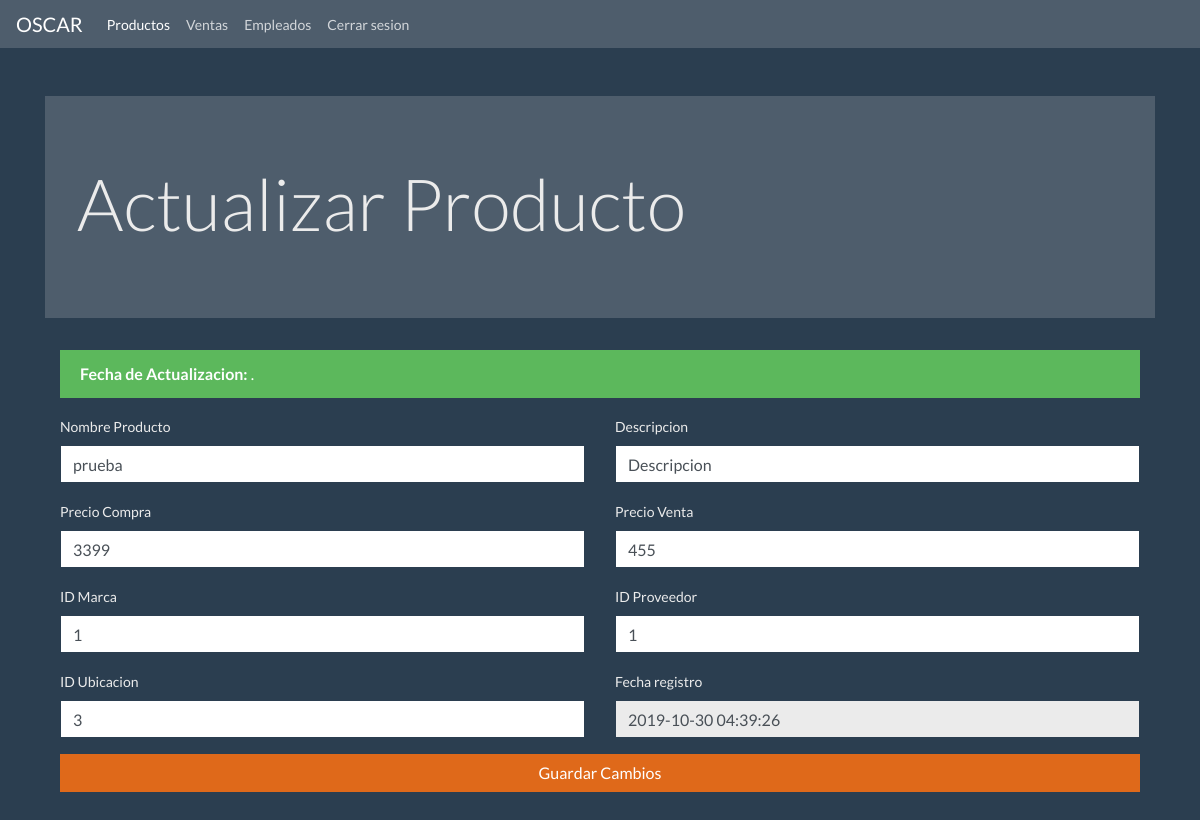
The app's page /PRODUCTO/actualizarProductoVista.php?id=34 with its own data.
### tables this page shows
CREATE TABLE `productos` (
  `id` int(11) NOT NULL,
  `nombre_producto` varchar(50) NOT NULL,
  `descripcion` varchar(50) NOT NULL,
  `precio_compra` int(11) NOT NULL,
  `precio_venta` int(11) NOT NULL,
  `id_marca` int(11) NOT NULL,
  `id_proveedor` int(11) NOT NULL,
  `id_ubicacion` int(11) NOT NULL,
  `created_at` timestamp NULL DEFAULT NULL,
  `updated_at` timestamp NULL DEFAULT NULL
);

### PRODUCTO/actualizarProductoVista.php (the view, shortened to what this page needs)
<?php
include '../CONEXION/conection.php';
$sql = "SELECT * FROM productos WHERE id=".$_GET["id"];
$pro = mysqli_query($conn,$sql);
$resultado = mysqli_fetch_assoc($pro);
?>
<!DOCTYPE html>
<html lang="en">
<head>
    <link rel="stylesheet" href="https://bootswatch.com/4/superhero/bootstrap.min.css" media="screen">
</head>
<body>
    <nav class="navbar navbar-expand-lg navbar-dark bg-dark">
		<a class="navbar-brand" href="#">OSCAR</a>
		<div class="collapse navbar-collapse" id="navbarColor02">
			<ul class="navbar-nav mr-auto">
			<li class="nav-item active">
				<a class="nav-link" href="index.php">Productos <span class="sr-only">(current)</span></a>
			</li>
			<li class="nav-item">
				<a class="nav-link" href="#">Ventas</a>
			</li>
			<li class="nav-item">
				<a class="nav-link" href="#">Empleados</a>
			</li>
			<li class="nav-item">
				<a class="nav-link danger" href="#">Cerrar sesion</a>
			</li>
			</ul>
		</div>
	</nav>
    <div class="container mt-5">
		<div class="row">
			<div class="col-md-12">
			<div class="jumbotron">
				<h1 class="display-3">Actualizar Producto</h1>
			</div>
		</div>
	</div>
    <div class="container mb-5">
        <div class="row">
            <div class="col-md-12">
            <form action="actualizarProductoControlador.php" method="post">
                    <div class="row">
                        <div class="col-md-12">
                            <div class="alert alert-dismissible alert-success">
                                <strong>Fecha de Actualizacion: </strong> <?php echo $resultado["updated_at"]; ?>.
                            </div>
                        </div>
                    </div>
                    <div class="row">
                        <div class="col-md-6">
                            <div class="form-group">
                                <label for="exampleInputEmail1">Nombre Producto</label>
                                <input type="text" class="form-control" id="" name="nomproducto" value="<?php echo $resultado["nombre_producto"]; ?>">
                            </div>
                        </div>
                        <div class="col-md-6">
                            <div class="form-group">
                                <label for="exampleInputPassword1">Descripcion</label>
                                <input type="text" class="form-control" id="" name="descripcion" value="<?php echo $resultado["descripcion"]; ?>">
                            </div>
                        </div>
                    </div>
                    <div class="row">
                        <div class="col-md-6">
                            <div class="form-group">
                                <label for="exampleInputEmail1">Precio Compra</label>
                                <input type="text" class="form-control" id="" name="preciocompra" value="<?php echo $resultado["precio_compra"]; ?>">
                            </div>
                        </div>
                        <div class="col-md-6">
                            <div class="form-group">
                                <label for="exampleInputPassword1">Precio Venta</label>
                                <input type="text" class="form-control" id="" name="precioventa" value="<?php echo $resultado["precio_venta"]; ?>">
                            </div>
                        </div>
                    </div>
                    <div class="row">
                        <div class="col-md-6">
                            <div class="form-group">
                                <label for="exampleInputEmail1">ID Marca</label>
                                <input type="text" class="form-control" id="" name="idmarca" value="<?php echo $resultado["id_marca"]; ?>">
                            </div>
                        </div>
                        <div class="col-md-6">
                            <div class="form-group">
                                <label for="exampleInputPassword1">ID Proveedor</label>
                                <input type="text" class="form-control" id="" name="idproveedor" value="<?php echo $resultado["id_proveedor"]; ?>">
                            </div>
                        </div>
                    </div>
                    <div class="row">
                        <div class="col-md-6">
                            <div class="form-group">
                                <label for="exampleInputEmail1">ID Ubicacion</label>
                                <input type="text" class="form-control" id="" name="idubicacion" value="<?php echo $resultado["id_ubicacion"]; ?>">
                            </div>
                        </div>
                        <div class="col-md-6">
                            <div class="form-group">
                                <label for="exampleInputPassword1">Fecha registro</label>
                                <input type="text" readonly class="form-control" name="" id="" value="<?php echo $resultado["created_at"]; ?>">
                            </div>
                        </div>
                    </div>
                    <input type="submit" class="btn btn-primary col-md-12" value="Guardar Cambios">
                </form>
            </div>
        </div>
    </div>
</body>
</html>

### records on screen
productos: nomproducto "prueba", descripcion "Descripcion", preciocompra "3399", precioventa "455", idmarca "1", idproveedor "1", idubicacion "3", created_at "2019-10-30 04:39:26"
